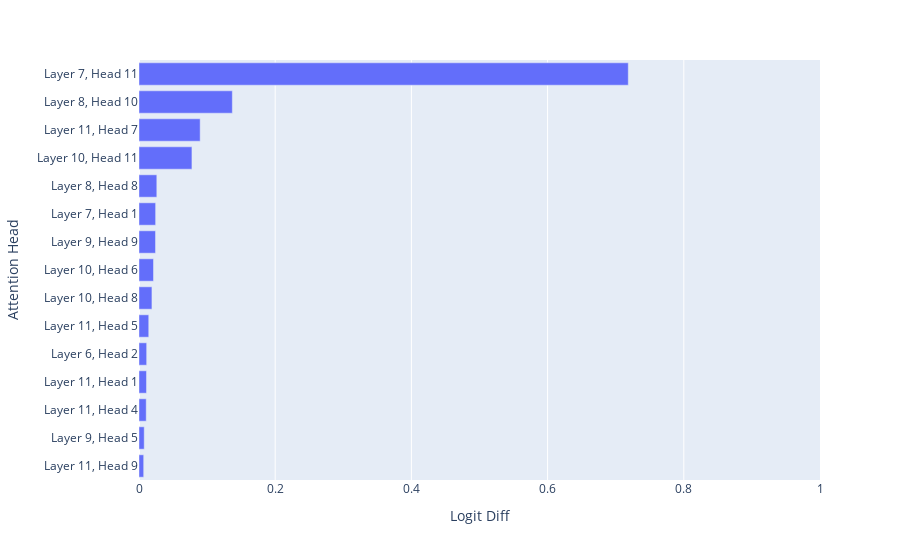

Notebook cell for this chart:
### Code cell
plot_attention_heads(per_head_logit_diffs/clean_logit_diff, top_n=15, range_x=[0, 1])

### Figure 1 — Plotly figure (JSON) as saved in the notebook; plotly's stock layout.template omitted (floating-point values rounded to 4 significant figures)
{"data": [{"alignmentgroup": "True", "hovertemplate": "Logit Diff=%{x}<br>Attention Head=%{y}<extra></extra>", "legendgroup": "", "marker": {"color": "#636efa", "pattern": {"shape": ""}}, "name": "", "offsetgroup": "", "orientation": "h", "showlegend": false, "textposition": "auto", "type": "bar", "x": [0.006894, 0.007662, 0.0106, 0.01099, 0.01126, 0.01432, 0.019, 0.02128, 0.02426, 0.02442, 0.02617, 0.07774, 0.08981, 0.1371, 0.7185], "xaxis": "x", "y": ["Layer 11, Head 9", "Layer 9, Head 5", "Layer 11, Head 4", "Layer 11, Head 1", "Layer 6, Head 2", "Layer 11, Head 5", "Layer 10, Head 8", "Layer 10, Head 6", "Layer 9, Head 9", "Layer 7, Head 1", "Layer 8, Head 8", "Layer 10, Head 11", "Layer 11, Head 7", "Layer 8, Head 10", "Layer 7, Head 11"], "yaxis": "y"}], "layout": {"barmode": "relative", "legend": {"tracegroupgap": 0}, "margin": {"t": 60}, "xaxis": {"anchor": "y", "domain": [0, 1], "range": [0, 1], "title": {"text": "Logit Diff"}}, "yaxis": {"anchor": "x", "domain": [0, 1], "title": {"text": "Attention Head"}}}}
